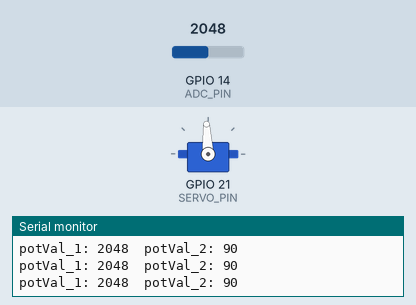
The sketch below on a simulated ESP32. Parts: servo, the last lines printed to the serial monitor. The inputs (shaded band) are chosen by the test bench; at power-on: GPIO 14 (ADC_PIN) = 2048. Servo pulses on a pin are drawn as a servo (544–2400 µs = 0–180°).

Above: at 1.2 s.
1.3 s: GPIO 14 (ADC_PIN) set to 2866
At 2.3 s:
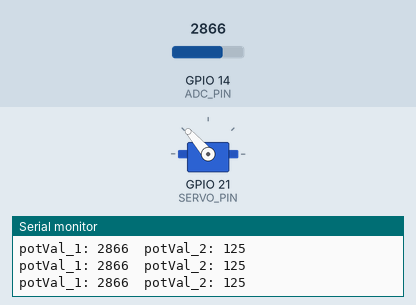
2.8 s: GPIO 14 (ADC_PIN) set to 3603
At 3.5 s:
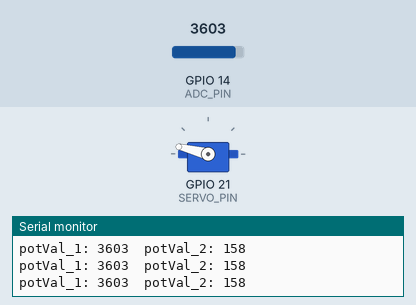
4.3 s: GPIO 14 (ADC_PIN) set to 4095
At 4.7 s:
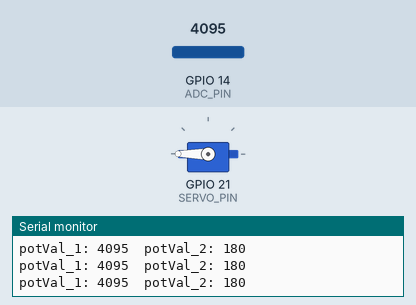
5.8 s: GPIO 14 (ADC_PIN) set to 1228
At 7.0 s:
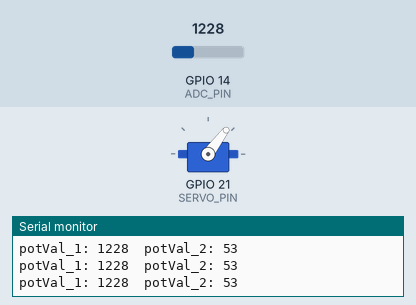
7.3 s: GPIO 14 (ADC_PIN) set to 491
At 8.3 s:
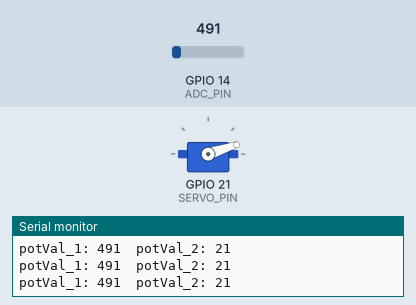
Timing chart, 0 to 9.8 s (numbered marks = the images above; inputs shaded):
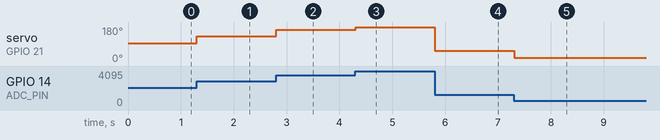

Measured:
- after the input at 1.3 s, servo on GPIO 21 (SERVO_PIN): 93° → 131° at once
- after the input at 2.8 s, servo on GPIO 21 (SERVO_PIN): 131° → 166° at once
- after the input at 4.3 s, servo on GPIO 21 (SERVO_PIN): 166° → 180° at once
- after the input at 5.8 s, servo on GPIO 21 (SERVO_PIN): 180° → 53° at once
- after the input at 7.3 s, servo on GPIO 21 (SERVO_PIN): 53° → 18° at once

The sketch:

17.2_Control_Servo_by_Potentiometer.ino
```cpp
#define SERVO_PIN 21  //define the pwm pin
#define SERVO_CHN 0   //define the pwm channel
#define SERVO_FRQ 50  //define the pwm frequency
#define SERVO_BIT 12  //define the pwm precision
#define ADC_PIN   14  //define the adc pin

void servo_set_pin(int pin);
void servo_set_angle(int angle);

void setup() {
  servo_set_pin(SERVO_PIN);  // Initialize the servo pin
  Serial.begin(115200);  // Start serial communication at 115200 baud
}

void loop() {
  // read the value of the potentiometer (value between 0 and 4095)
  int potVal = analogRead(ADC_PIN);
  Serial.printf("potVal_1: %d\t",potVal);  // Print the raw potentiometer value
  // scale it to use it with the servo (value between 0 and 180)
  potVal = map(potVal, 0, 4095, 0, 180);   // Map potentiometer value to servo angle range

  // set the servo position according to the scaled value
  servo_set_angle(potVal);
  Serial.printf("potVal_2: %d\r\n",potVal);  // Print the mapped servo angle
  delay(15);// wait for the servo to get there
}

void servo_set_pin(int pin) {
  // Configure PWM for servo control
  ledcAttachChannel(pin, SERVO_FRQ, SERVO_BIT, SERVO_CHN);
}

void servo_set_angle(int angle) {
  if (angle > 180 || angle < 0)
    return;  // Ensure angle is within valid range
  long pwm_value = map(angle, 0, 180, 103, 512);  // Map angle to PWM value
  ledcWrite(SERVO_PIN, pwm_value);  // Set PWM duty cycle
}
```
